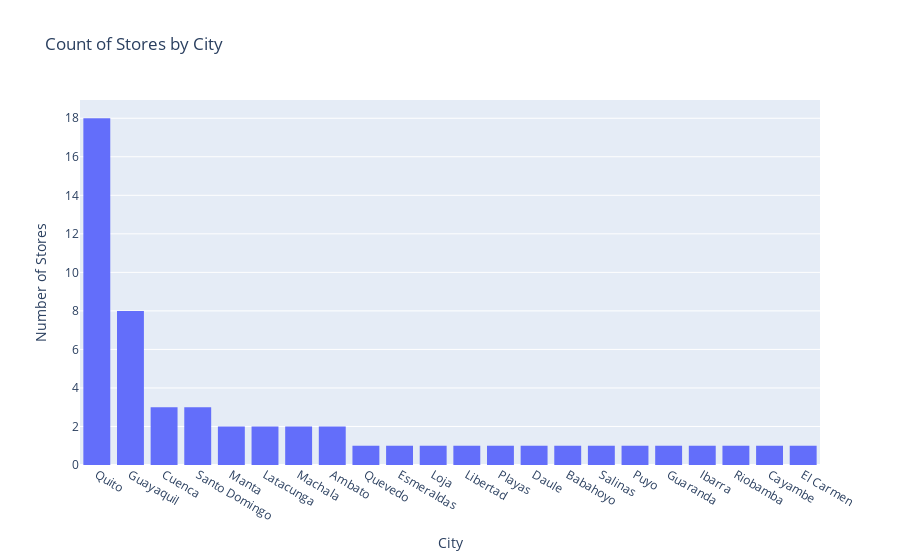

The notebook cell saved with this chart:
### Code cell
# Count of stores by city
stores_by_city = stores['city'].value_counts().reset_index()

# Plot graph
fig = px.histogram(stores_by_city, x='city', y='count', title='Count of Stores by City')

# Update layout to add x and y axes title
fig.update_layout(yaxis_title='Number of Stores', xaxis_title='City')

# Show
fig.show()

### Figure 1 — Plotly figure (JSON) as saved in the notebook; plotly's stock layout.template omitted (floating-point values rounded to 4 significant figures)
{"data": [{"alignmentgroup": "True", "bingroup": "x", "histfunc": "sum", "hovertemplate": "city=%{x}<br>sum of count=%{y}<extra></extra>", "legendgroup": "", "marker": {"color": "#636efa", "pattern": {"shape": ""}}, "name": "", "offsetgroup": "", "orientation": "v", "showlegend": false, "type": "histogram", "x": ["Quito", "Guayaquil", "Cuenca", "Santo Domingo", "Manta", "Latacunga", "Machala", "Ambato", "Quevedo", "Esmeraldas", "Loja", "Libertad", "Playas", "Daule", "Babahoyo", "Salinas", "Puyo", "Guaranda", "Ibarra", "Riobamba", "Cayambe", "El Carmen"], "xaxis": "x", "y": [18, 8, 3, 3, 2, 2, 2, 2, 1, 1, 1, 1, 1, 1, 1, 1, 1, 1, 1, 1, 1, 1], "yaxis": "y"}], "layout": {"barmode": "relative", "legend": {"tracegroupgap": 0}, "title": {"text": "Count of Stores by City"}, "xaxis": {"anchor": "y", "domain": [0, 1], "title": {"text": "City"}}, "yaxis": {"anchor": "x", "domain": [0, 1], "title": {"text": "Number of Stores"}}}}
